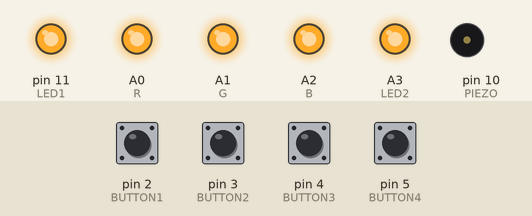
Bench run of a sketch on a simulated Arduino Uno, built with avr-gcc and run on an emulated ATmega328P. Parts: output pins drawn as LEDs (lit = HIGH), buzzer (waves = sounding). Dashed ring = blinking. Inputs (shaded band) come from the test bench; at power-on: pin 2 (BUTTON1), pin 3 (BUTTON2), pin 4 (BUTTON3), pin 5 (BUTTON4) HIGH. Random numbers use the default seed unless the sketch sets one.

Above: at 1.2 s.
1.3 s: pin 3 (BUTTON2) pulled LOW for 0.15 s
At 1.47 s:
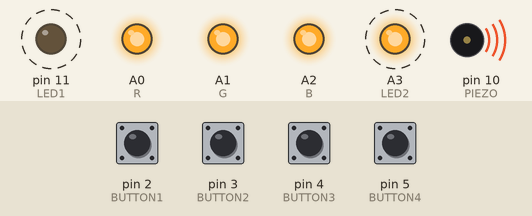
4.3 s: pin 4 (BUTTON3) pulled LOW for 0.15 s
At 4.53 s:
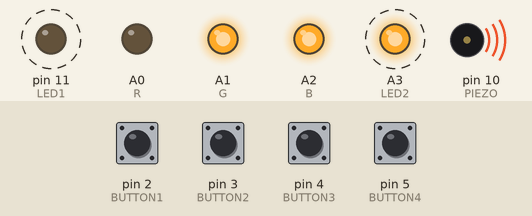
7.3 s: pin 2 (BUTTON1) pulled LOW for 0.15 s
8.9 s: pin 3 (BUTTON2) pulled LOW for 1 s
At 9.07 s:
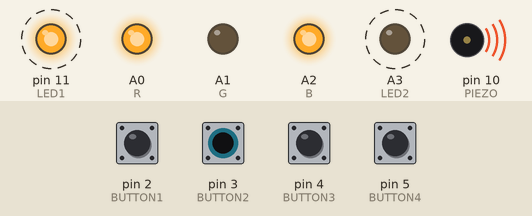
11.9 s: pin 4 (BUTTON3) pulled LOW for 1 s
At 12.13 s:
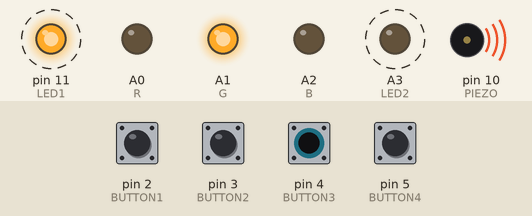
15.6 s: pin 2 (BUTTON1) pulled LOW for 1 s
Timing chart, 0 to 18.6 s (numbered marks = the images above; inputs shaded):
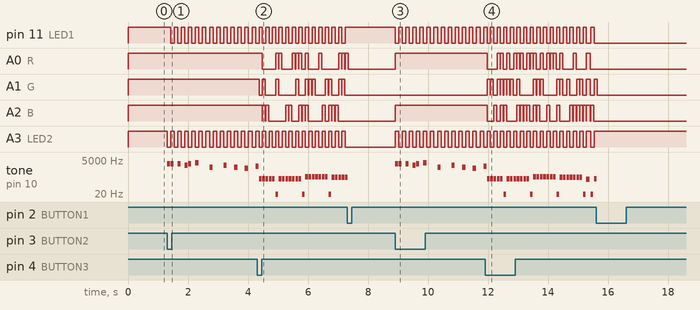

The sketch:

player.ino
```cpp
#include "pitches.h"

#define LED1 11
#define LED2 A3
#define R A0
#define G A1
#define B A2
#define BUTTON1 2
#define BUTTON2 3
#define BUTTON3 4
#define BUTTON4 5
#define PIEZO 10

int song = 4;
int darudesize = 0;
int mariosize = 0;
int starwarssize = 0;
int ledcolor = 0;
bool extled = 0;

int darude[] = {NOTE_B3, NOTE_B3, NOTE_B3, NOTE_B3, NOTE_B3, R,
NOTE_B3, NOTE_B3, NOTE_B3, NOTE_B3, NOTE_B3, NOTE_B3, NOTE_B3, R,
NOTE_E4, NOTE_E4, NOTE_E4, NOTE_E4, NOTE_E4, NOTE_E4, NOTE_E4, R,
NOTE_D4, NOTE_D4, NOTE_D4, NOTE_D4, NOTE_D4, NOTE_D4, NOTE_D4, R, NOTE_A3, R,
NOTE_B3, NOTE_B3, NOTE_B3, NOTE_B3, NOTE_B3, R,
NOTE_B3, NOTE_B3, NOTE_B3, NOTE_B3, NOTE_B3, NOTE_B3, NOTE_B3, R,
NOTE_E4, R,
NOTE_B3, NOTE_B3, NOTE_B3, NOTE_B3, NOTE_B3, R,
NOTE_B3, NOTE_B3, NOTE_B3, NOTE_B3, NOTE_B3, NOTE_B3, NOTE_B3, R, NOTE_E4};


const byte darudedur[] = {8, 8, 8, 8, 8, 8,
8, 8, 8, 8, 8, 8, 8, 8,
8, 8, 8, 8, 8, 8, 8, 8,
8, 8, 8, 8, 8, 8, 8, 8, 6, 8,
8, 8, 8, 8, 8, 8,
8, 8, 8, 8, 8, 8, 8, 8,
6, 8,
8, 8, 8, 8, 8, 8,
8, 8, 8, 8, 8, 8, 8, 6, 6
};

const int mario[] = {
 NOTE_E7, NOTE_E7, 0, NOTE_E7,
  0, NOTE_C7, NOTE_E7, 0,
  NOTE_G7, 0, 0,  0,
  NOTE_G6, 0, 0, 0,

  NOTE_C7, 0, 0, NOTE_G6,
  0, 0, NOTE_E6, 0,
  0, NOTE_A6, 0, NOTE_B6,
  0, NOTE_AS6, NOTE_A6, 0,

  NOTE_G6, NOTE_E7, NOTE_G7,
  NOTE_A7, 0, NOTE_F7, NOTE_G7,
  0, NOTE_E7, 0, NOTE_C7,
  NOTE_D7, NOTE_B6, 0, 0,

  NOTE_C7, 0, 0, NOTE_G6,
  0, 0, NOTE_E6, 0,
  0, NOTE_A6, 0, NOTE_B6,
  0, NOTE_AS6, NOTE_A6, 0,

  NOTE_G6, NOTE_E7, NOTE_G7,
  NOTE_A7, 0, NOTE_F7, NOTE_G7,
  0, NOTE_E7, 0, NOTE_C7,
  NOTE_D7, NOTE_B6, 0, 0
};

const byte mariodur[] = { 12, 12, 12, 12,
  12, 12, 12, 12,
  12, 12, 12, 12,
  12, 12, 12, 12,

  12, 12, 12, 12,
  12, 12, 12, 12,
  12, 12, 12, 12,
  12, 12, 12, 12,

  9, 9, 9,
  12, 12, 12, 12,
  12, 12, 12, 12,
  12, 12, 12, 12,

  12, 12, 12, 12,
  12, 12, 12, 12,
  12, 12, 12, 12,
  12, 12, 12, 12,

  9, 9, 9,
  12, 12, 12, 12,
  12, 12, 12, 12,
  12, 12, 12, 12
};


int starwars[] = {
//NOTE_A4, NOTE_A4, NOTE_A4, NOTE_F4, NOTE_C5, NOTE_A4, NOTE_F4, NOTE_C5, NOTE_A4, R,
//NOTE_E5, NOTE_E5, NOTE_E5, NOTE_F5, NOTE_C5, NOTE_GS4, NOTE_F4, NOTE_C5, NOTE_A4, R,
//NOTE_A5, NOTE_A4, NOTE_A4, NOTE_A5, NOTE_GS5, NOTE_G5, NOTE_FS5, NOTE_F5, NOTE_FS5, R,
//NOTE_AS4, NOTE_DS5, NOTE_D5, NOTE_CS5, NOTE_C5, NOTE_B4, NOTE_C5, R,
//NOTE_F4, NOTE_GS4, NOTE_F4, NOTE_A4, NOTE_C5, NOTE_A4, NOTE_C5, NOTE_E5,
//
//NOTE_A5, NOTE_A4, NOTE_A4, NOTE_A5, NOTE_GS5, NOTE_G5, NOTE_FS5, NOTE_F5, NOTE_FS5, R,
//NOTE_AS4, NOTE_DS5, NOTE_D5, NOTE_CS5, NOTE_C5, NOTE_B4, NOTE_C5, R,
//NOTE_F4, NOTE_GS4, NOTE_F4, NOTE_A4, NOTE_C5, NOTE_A4, NOTE_C5, NOTE_E5, R
};

int starwarsdur[] = {
//20, 20, 20, 29, 67, 20, 29, 67, 15, 67,
//20, 20, 20, 29, 67, 20, 29, 67, 15, 67,
//20, 33, 67, 20, 31, 57, 80, 80, 40, 31,
//40, 20, 31, 57, 80, 80, 40, 29,
//80, 20, 27, 80, 20, 27, 80, 15,
//20, 33, 67, 20, 31, 57, 80, 80, 40, 31,
//40, 20, 31, 57, 80, 80, 40, 29,
//40, 20, 27, 80, 20, 27, 80, 15, 25
};


void playdarude(int n)
{
  analogWrite(R, random(255));
  analogWrite(G, random(255));
  analogWrite(B, random(255));

  if(extled == 0) {digitalWrite(LED1, HIGH);digitalWrite(LED2, LOW); extled = 1;}
  else if(extled == 1) {digitalWrite(LED1, LOW);digitalWrite(LED2, HIGH); extled = 0;}
tone(PIEZO, darude[n], 700/darudedur[n]);
delay(800/darudedur[n]);
  analogWrite(R, 0);
  analogWrite(G, 0);
  analogWrite(B, 0);
  delay(10);

}


void playmario(int n)
{
  if(extled == 0) {digitalWrite(LED1, HIGH);digitalWrite(LED2, LOW); extled = 1;}
  else if(extled == 1) {digitalWrite(LED1, LOW);digitalWrite(LED2, HIGH); extled = 0;}
   analogWrite(R, 255);
   analogWrite(B, 255);
tone(PIEZO, mario[n], 1300/mariodur[n]);
delay(1300/mariodur[n]+10);

}


void playstarwars(int n)
{
  if(extled == 0) {digitalWrite(LED1, HIGH);digitalWrite(LED2, LOW); extled = 1;}
  else if(extled == 1) {digitalWrite(LED1, LOW);digitalWrite(LED2, HIGH); extled = 0;}


  if (ledcolor == 0)
  {analogWrite(R, 255); analogWrite(G, 0);   analogWrite(B, 0); ledcolor = 1;}
  else if (ledcolor == 1)
  {analogWrite(R, 0); analogWrite(G, 255);   analogWrite(B, 0);ledcolor = 2;}
  else if (ledcolor == 2)
  {analogWrite(R, 0); analogWrite(G, 0);   analogWrite(B, 255);ledcolor = 0;}

  tone(PIEZO, starwars[n], 10000/starwarsdur[n]);
  delay(10000/starwarsdur[n]+20);
}

void setup() {
  // put your setup code here, to run once:
pinMode(BUTTON1, INPUT_PULLUP);
pinMode(BUTTON2, INPUT_PULLUP);
pinMode(BUTTON3, INPUT_PULLUP);
pinMode(BUTTON4, INPUT_PULLUP);

pinMode(LED1, OUTPUT);
pinMode(LED2, OUTPUT);

pinMode(R, OUTPUT);
pinMode(G, OUTPUT);
pinMode(B, OUTPUT);
pinMode(PIEZO, OUTPUT);


darudesize = sizeof(darude) / sizeof(int);
mariosize = sizeof(mario) / sizeof(int);
starwarssize = sizeof(starwars) / sizeof(int);
}

void loop() {
  // put your main code here, to run repeatedly:
  if(digitalRead(BUTTON1) == 0) song =  1;
  if(digitalRead(BUTTON2) == 0) song =  2;
  if(digitalRead(BUTTON3) == 0) song =  3;
  if(digitalRead(BUTTON4) == 0) song =  4;

 if (song == 3){
    for (int i = 0; i<darudesize; i++)
      {
       playdarude(i);
       if(digitalRead(BUTTON2) == 0) i = darudesize;
       if(digitalRead(BUTTON1) == 0) i = darudesize;
       if(digitalRead(BUTTON4) == 0) i = darudesize;
      }
 }

 if (song == 2){
    for (int i = 0; i<mariosize; i++)
      {
       playmario(i);
       if(digitalRead(BUTTON1) == 0) i = mariosize;
       if(digitalRead(BUTTON3) == 0) i = mariosize;
       if(digitalRead(BUTTON4) == 0) i = mariosize;
      }

 }


if (song == 1){
    for (int i = 0; i<starwarssize; i++)
      {
       playstarwars(i);
       if(digitalRead(BUTTON2) == 0) i = starwarssize;
       if(digitalRead(BUTTON3) == 0) i = starwarssize;
       if(digitalRead(BUTTON4) == 0) i = starwarssize;
      }
 }
if (song == 4){
   analogWrite(R, 255);
   analogWrite(G, 255);
   analogWrite(B, 255);
   digitalWrite(LED1, HIGH);
   digitalWrite(LED2, HIGH);
}

}
```

Measured:
- after the input at 1.3 s, pin 11 (LED1): alternates HIGH for 0.12 s and LOW for 0.12 s, starting after 0.12 s; A3 (LED2): alternates HIGH for 0.12 s and LOW for 0.12 s, starting at once
- after the input at 4.3 s, A1 (G): HIGH → LOW after 0.07 s, → HIGH 0.11 s later, → LOW 0.10 s later, → HIGH 0.34 s later, … (21 changes in this stretch)
- after the input at 8.9 s, pin 11 (LED1), A3 (LED2): alternates HIGH for 0.12 s and LOW for 0.12 s, starting at once; A0 (R), A2 (B): LOW → HIGH at once; tone on pin 10 (PIEZO): plays 2637 Hz for 0.11 s, 2637 Hz for 0.11 s, 2637 Hz for 0.11 s, 2093 Hz for 0.11 s, 2637 Hz for 0.11 s, 3136 Hz for 0.11 s … (11 notes in this stretch), starting at once
- after the input at 11.9 s, A2 (B): HIGH → LOW after 0.07 s, → HIGH 0.22 s later, → LOW 0.10 s later, → HIGH 0.12 s later, … (37 changes in this stretch)
